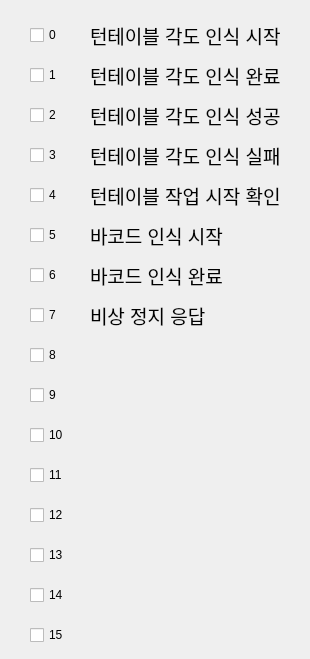
       <widget class="QWidget" name="tab_16">
        <attribute name="title">
         <string>41002</string>
        </attribute>
        <widget class="QCheckBox" name="checkBox_41002_1">
         <property name="geometry">
          <rect>
           <x>30</x>
           <y>20</y>
           <width>60</width>
           <height>30</height>
          </rect>
         </property>
         <property name="text">
          <string>0</string>
         </property>
         <property name="checkable">
          <bool>true</bool>
         </property>
         <property name="checked">
          <bool>false</bool>
         </property>
         <property name="autoExclusive">
          <bool>false</bool>
         </property>
        </widget>
        <widget class="QCheckBox" name="checkBox_41002_2">
         <property name="geometry">
          <rect>
           <x>30</x>
           <y>60</y>
           <width>60</width>
           <height>30</height>
          </rect>
         </property>
         <property name="text">
          <string>1</string>
         </property>
        </widget>
        <widget class="QCheckBox" name="checkBox_41002_3">
         <property name="geometry">
          <rect>
           <x>30</x>
           <y>100</y>
           <width>60</width>
           <height>30</height>
          </rect>
         </property>
         <property name="text">
          <string>2</string>
         </property>
        </widget>
        <widget class="QCheckBox" name="checkBox_41002_4">
         <property name="geometry">
          <rect>
           <x>30</x>
           <y>140</y>
           <width>60</width>
           <height>30</height>
          </rect>
         </property>
         <property name="text">
          <string>3</string>
         </property>
        </widget>
        <widget class="QCheckBox" name="checkBox_41002_5">
         <property name="geometry">
          <rect>
           <x>30</x>
           <y>180</y>
           <width>60</width>
           <height>30</height>
          </rect>
         </property>
         <property name="text">
          <string>4</string>
         </property>
        </widget>
        <widget class="QCheckBox" name="checkBox_41002_6">
         <property name="geometry">
          <rect>
           <x>30</x>
           <y>220</y>
           <width>60</width>
           <height>30</height>
          </rect>
         </property>
         <property name="text">
          <string>5</string>
         </property>
        </widget>
        <widget class="QCheckBox" name="checkBox_41002_7">
         <property name="geometry">
          <rect>
           <x>30</x>
           <y>260</y>
           <width>60</width>
           <height>30</height>
          </rect>
         </property>
         <property name="text">
          <string>6</string>
         </property>
        </widget>
        <widget class="QCheckBox" name="checkBox_41002_8">
         <property name="geometry">
          <rect>
           <x>30</x>
           <y>300</y>
           <width>60</width>
           <height>30</height>
          </rect>
         </property>
         <property name="text">
          <string>7</string>
         </property>
        </widget>
        <widget class="QCheckBox" name="checkBox_41002_9">
         <property name="geometry">
          <rect>
           <x>30</x>
           <y>340</y>
           <width>60</width>
           <height>30</height>
          </rect>
         </property>
         <property name="text">
          <string>8</string>
         </property>
         <property name="checkable">
          <bool>false</bool>
         </property>
         <property name="checked">
          <bool>false</bool>
         </property>
        </widget>
        <widget class="QCheckBox" name="checkBox_41002_10">
         <property name="geometry">
          <rect>
           <x>30</x>
           <y>380</y>
           <width>60</width>
           <height>30</height>
          </rect>
         </property>
         <property name="text">
          <string>9</string>
         </property>
         <property name="checkable">
          <bool>false</bool>
         </property>
         <property name="checked">
          <bool>false</bool>
         </property>
        </widget>
        <widget class="QCheckBox" name="checkBox_41002_11">
         <property name="geometry">
          <rect>
           <x>30</x>
           <y>420</y>
           <width>60</width>
           <height>30</height>
          </rect>
         </property>
         <property name="text">
          <string>10</string>
         </property>
         <property name="checkable">
          <bool>false</bool>
         </property>
        </widget>
        <widget class="QCheckBox" name="checkBox_41002_12">
         <property name="geometry">
          <rect>
           <x>30</x>
           <y>460</y>
           <width>60</width>
           <height>30</height>
          </rect>
         </property>
         <property name="text">
          <string>11</string>
         </property>
         <property name="checkable">
          <bool>false</bool>
         </property>
        </widget>
        <widget class="QCheckBox" name="checkBox_41002_13">
         <property name="geometry">
          <rect>
           <x>30</x>
           <y>500</y>
           <width>60</width>
           <height>30</height>
          </rect>
         </property>
         <property name="text">
          <string>12</string>
         </property>
         <property name="checkable">
          <bool>false</bool>
         </property>
        </widget>
        <widget class="QCheckBox" name="checkBox_41002_14">
         <property name="geometry">
          <rect>
           <x>30</x>
           <y>540</y>
           <width>60</width>
           <height>30</height>
          </rect>
         </property>
         <property name="text">
          <string>13</string>
         </property>
         <property name="checkable">
          <bool>false</bool>
         </property>
        </widget>
        <widget class="QCheckBox" name="checkBox_41002_15">
         <property name="geometry">
          <rect>
           <x>30</x>
           <y>580</y>
           <width>60</width>
           <height>30</height>
          </rect>
         </property>
         <property name="text">
          <string>14</string>
         </property>
         <property name="checkable">
          <bool>false</bool>
         </property>
        </widget>
        <widget class="QCheckBox" name="checkBox_41002_16">
         <property name="geometry">
          <rect>
           <x>30</x>
           <y>620</y>
           <width>60</width>
           <height>30</height>
          </rect>
         </property>
         <property name="text">
          <string>15</string>
         </property>
         <property name="checkable">
          <bool>false</bool>
         </property>
        </widget>
        <widget class="QLabel" name="label_21">
         <property name="geometry">
          <rect>
           <x>90</x>
           <y>20</y>
           <width>201</width>
           <height>31</height>
          </rect>
         </property>
         <property name="text">
          <string>&lt;html&gt;&lt;head/&gt;&lt;body&gt;&lt;p&gt;&lt;span style=&quot; font-size:14pt;&quot;&gt;턴테이블 각도 인식 시작&lt;/span&gt;&lt;/p&gt;&lt;/body&gt;&lt;/html&gt;</string>
         </property>
        </widget>
        <widget class="QLabel" name="label_22">
         <property name="geometry">
          <rect>
           <x>90</x>
           <y>60</y>
           <width>201</width>
           <height>31</height>
          </rect>
         </property>
         <property name="text">
          <string>&lt;html&gt;&lt;head/&gt;&lt;body&gt;&lt;p&gt;&lt;span style=&quot; font-size:14pt;&quot;&gt;턴테이블 각도 인식 완료&lt;/span&gt;&lt;/p&gt;&lt;/body&gt;&lt;/html&gt;</string>
         </property>
        </widget>
        <widget class="QLabel" name="label_23">
         <property name="geometry">
          <rect>
           <x>90</x>
           <y>100</y>
           <width>211</width>
           <height>31</height>
          </rect>
         </property>
         <property name="text">
          <string>&lt;html&gt;&lt;head/&gt;&lt;body&gt;&lt;p&gt;&lt;span style=&quot; font-size:14pt;&quot;&gt;턴테이블 각도 인식 성공&lt;/span&gt;&lt;/p&gt;&lt;/body&gt;&lt;/html&gt;</string>
         </property>
        </widget>
        <widget class="QLabel" name="label_24">
         <property name="geometry">
          <rect>
           <x>90</x>
           <y>140</y>
           <width>191</width>
           <height>31</height>
          </rect>
         </property>
         <property name="text">
          <string>&lt;html&gt;&lt;head/&gt;&lt;body&gt;&lt;p&gt;&lt;span style=&quot; font-size:14pt;&quot;&gt;턴테이블 각도 인식 실패&lt;/span&gt;&lt;/p&gt;&lt;/body&gt;&lt;/html&gt;</string>
         </property>
        </widget>
        <widget class="QLabel" name="label_25">
         <property name="geometry">
          <rect>
           <x>90</x>
           <y>180</y>
           <width>191</width>
           <height>31</height>
          </rect>
         </property>
         <property name="text">
          <string>&lt;html&gt;&lt;head/&gt;&lt;body&gt;&lt;p&gt;&lt;span style=&quot; font-size:14pt;&quot;&gt;턴테이블 작업 시작 확인&lt;/span&gt;&lt;/p&gt;&lt;/body&gt;&lt;/html&gt;</string>
         </property>
        </widget>
        <widget class="QLabel" name="label_26">
         <property name="geometry">
          <rect>
           <x>90</x>
           <y>220</y>
           <width>161</width>
           <height>31</height>
          </rect>
         </property>
         <property name="text">
          <string>&lt;html&gt;&lt;head/&gt;&lt;body&gt;&lt;p&gt;&lt;span style=&quot; font-size:14pt;&quot;&gt;바코드 인식 시작&lt;/span&gt;&lt;/p&gt;&lt;/body&gt;&lt;/html&gt;</string>
         </property>
        </widget>
        <widget class="QLabel" name="label_27">
         <property name="geometry">
          <rect>
           <x>90</x>
           <y>260</y>
           <width>171</width>
           <height>31</height>
          </rect>
         </property>
         <property name="text">
          <string>&lt;html&gt;&lt;head/&gt;&lt;body&gt;&lt;p&gt;&lt;span style=&quot; font-size:14pt;&quot;&gt;바코드 인식 완료&lt;/span&gt;&lt;/p&gt;&lt;/body&gt;&lt;/html&gt;</string>
         </property>
        </widget>
        <widget class="QLabel" name="label_28">
         <property name="geometry">
          <rect>
           <x>90</x>
           <y>300</y>
           <width>131</width>
           <height>31</height>
          </rect>
         </property>
         <property name="text">
          <string>&lt;html&gt;&lt;head/&gt;&lt;body&gt;&lt;p&gt;&lt;span style=&quot; font-size:14pt;&quot;&gt;비상 정지 응답&lt;/span&gt;&lt;/p&gt;&lt;/body&gt;&lt;/html&gt;</string>
         </property>
        </widget>
       </widget>
